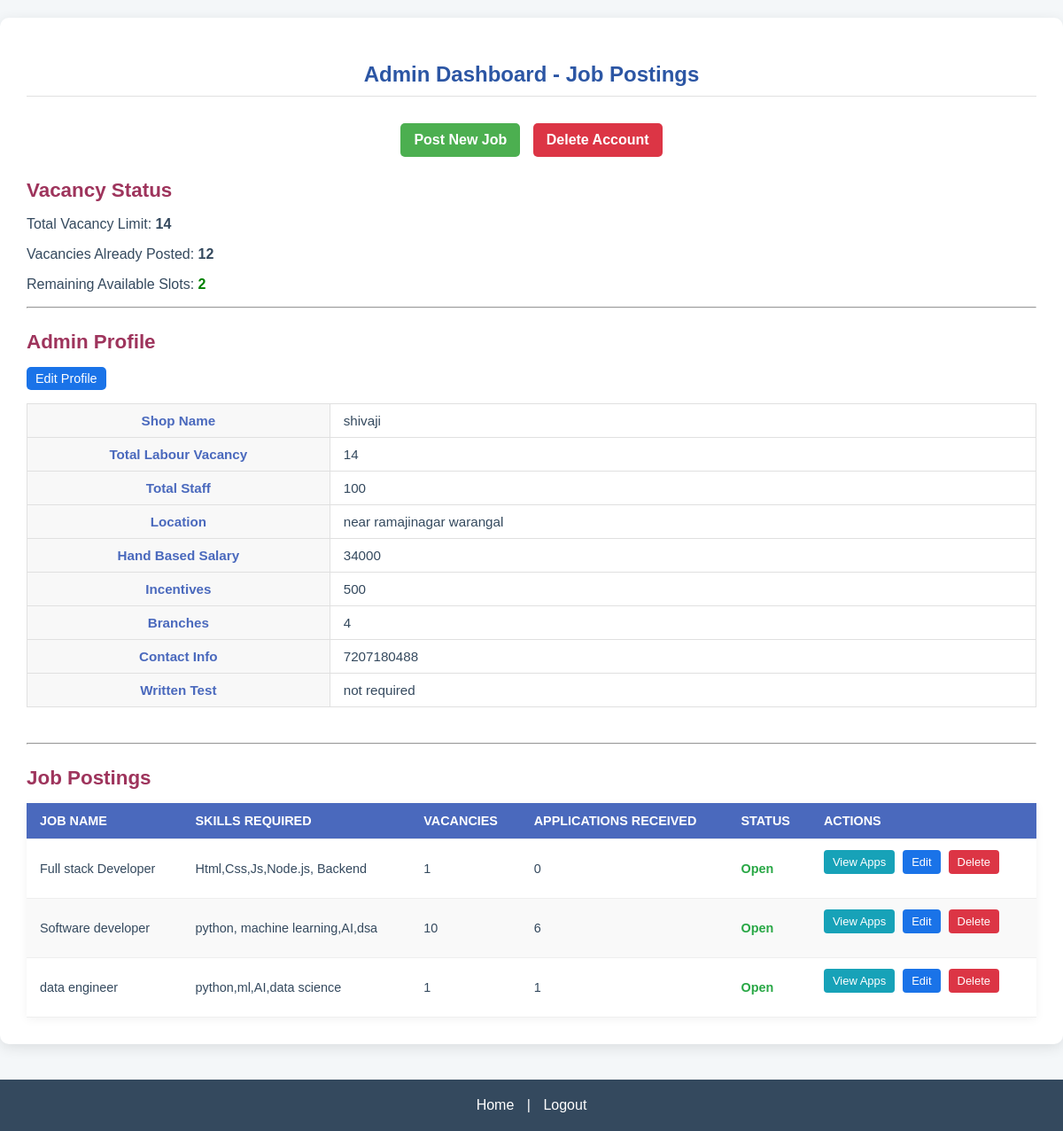
Page /admin_dashboard (signed in) on the committed database.
### tables this page shows
CREATE TABLE admin_profiles (
            username TEXT PRIMARY KEY,
            shop_name TEXT,
            total_labour_vacancy INTEGER,
            total_staff INTEGER,
            location TEXT,
            hand_based_salary TEXT,
            incentives TEXT,
            branches TEXT,
            contact_info TEXT,
            written_test TEXT,
            FOREIGN KEY(username) REFERENCES users(username)
        );

CREATE TABLE career_options (
            id INTEGER PRIMARY KEY AUTOINCREMENT,
            name TEXT NOT NULL,
            description TEXT NOT NULL,
            learn_more TEXT NOT NULL,
            skills_required TEXT,
            application_form_url TEXT,
            is_vacant INTEGER DEFAULT 1,
            total_labour_vacancy INTEGER DEFAULT 0,
            posted_by TEXT,
            posted_date DATETIME DEFAULT CURRENT_TIMESTAMP
        );

### app.py (the view)
@app.route("/admin_dashboard")
@admin_required
def admin_dashboard():
    db = get_db()
    username = current_user.username
    vacancy_status = get_vacancy_status(username)
    query = """
        SELECT c.*, COUNT(a.id) AS applications_received
        FROM career_options c
        LEFT JOIN applications a ON c.id = a.job_id
        WHERE c.posted_by = ?
        GROUP BY c.id
        ORDER BY c.name
    """
    profile = db.execute("SELECT * FROM admin_profiles WHERE username = ?", (username,)).fetchone()
    jobs = db.execute(query, (username,)).fetchall()
    return render_template(
        "admin_dashboard.html",
        profile=profile,
        jobs=jobs,
        vacancy_status=vacancy_status
    )

### app.py (called while the page is built)
def get_db():
    db = getattr(g, '_database', None)
    if db is None:
        db = g._database = sqlite3.connect(DATABASE)
    db.row_factory = sqlite3.Row
    return db

@app.teardown_appcontext
def close_connection(exception):
    db = getattr(g, '_database', None)
    if db:
        db.close()

@login_manager.user_loader
def load_user(user_id):
    return User.get(user_id)

def admin_required(f):
    @wraps(f)
    def decorated_function(*args, **kwargs):
        if not current_user.is_authenticated or current_user.role != 'admin':
            flash("Admin access required.", "error")
            return redirect(url_for('login'))
        return f(*args, **kwargs)
    return decorated_function

def get_vacancy_status(username):
    db = get_db()
    profile = db.execute(
        "SELECT total_labour_vacancy FROM admin_profiles WHERE username = ?",
        (username,)
    ).fetchone()
    vacancy_limit = profile['total_labour_vacancy'] if profile and profile['total_labour_vacancy'] is not None else 0
    posted_vacancies_row = db.execute(
        "SELECT SUM(total_labour_vacancy) FROM career_options WHERE posted_by = ?",
        (username,)
    ).fetchone()
    posted_vacancies_sum = posted_vacancies_row[0] if posted_vacancies_row and posted_vacancies_row[0] is not None else 0
    remaining_capacity = max(0, vacancy_limit - posted_vacancies_sum)
    return {
        'limit': vacancy_limit,
        'posted': posted_vacancies_sum,
        'remaining_post_capacity': remaining_capacity,
        'can_post': remaining_capacity > 0
    }

    @staticmethod
    def get(user_id):
        if ':' not in user_id:
            return None
        username, role = user_id.split(':', 1)
        db = get_db()
        user_row = db.execute("SELECT * FROM users WHERE username = ? AND role = ?", (username, role)).fetchone()
        if not user_row:
            return None
        return User(
            username=user_row['username'],
            age=user_row['age'],
            skills=user_row['skills'],
            profile_pic=user_row['profile_pic'],
            role=user_row['role']
        )

### templates/admin_dashboard.html (shortened to what this page needs)
<!DOCTYPE html>
<html lang="en">
<head>
    <link rel="stylesheet" href="{{ url_for('static', filename='admin_dashboard.css') }}">
    <link rel="stylesheet" href="https://cdnjs.cloudflare.com/ajax/libs/font-awesome/6.0.0/css/all.min.css">
</head>
<body>
    <div class="container">
        <h2>Admin Dashboard - Job Postings</h2>
        <nav class="main-nav">
    <a href="{{ url_for('post_job') }}" class="btn-nav">Post New Job</a>
    <form action="{{ url_for('delete_account') }}" method="POST" onsubmit="return confirm('Are you sure you want to permanently delete your account?');" style="display: inline;">
        <button type="submit" class="btn-nav btn-delete">Delete Account</button>
    </form>
</nav>
        <h3>Vacancy Status</h3>
        <p>Total Vacancy Limit: <strong>{{ vacancy_status.limit }}</strong></p>
        <p>Vacancies Already Posted: <strong>{{ vacancy_status.posted }}</strong></p>
        <p>Remaining Available Slots:
            <strong
                {% if not vacancy_status.can_post %}
                    style="color: red;"
                {% else %}
                    style="color: green;"
                {% endif %}
            >
                {{ vacancy_status.remaining_post_capacity }}
            </strong>
        </p>
        <hr>
        <section class="admin-profile-section">
            <h3>Admin Profile</h3>
            <a href="{{ url_for('edit_admin_profile') }}" class="btn-edit">Edit Profile</a>
            {% if profile %}
                <table class="profile-table">
                    <tr><th>Shop Name</th><td>{{ profile.shop_name or 'N/A' }}</td></tr>
                    <tr><th>Total Labour Vacancy</th><td>{{ profile.total_labour_vacancy or 'N/A' }}</td></tr>
                    <tr><th>Total Staff</th><td>{{ profile.total_staff or 'N/A' }}</td></tr>
                    <tr><th>Location</th><td>{{ profile.location or 'N/A' }}</td></tr>
                    <tr><th>Hand Based Salary</th><td>{{ profile.hand_based_salary or 'N/A' }}</td></tr>
                    <tr><th>Incentives</th><td>{{ profile.incentives or 'N/A' }}</td></tr>
                    <tr><th>Branches</th><td>{{ profile.branches or 'N/A' }}</td></tr>
                    <tr><th>Contact Info</th><td>{{ profile.contact_info or 'N/A' }}</td></tr>
                    <tr><th>Written Test</th><td>{{ profile.written_test or 'N/A' }}</td></tr>
                </table>
            {% else %}
                <p>No admin profile data found. Please complete your profile.</p>
            {% endif %}
        </section>
        <hr>
        <section class="job-postings-section">
            <h3>Job Postings</h3>
            <table class="job-table">
                <thead>
                    <tr>
                        <th>Job Name</th>
                        <th>Skills Required</th>
                        <th>Vacancies</th>
                        <th>Applications Received</th>
                        <th>Status</th>
                        <th>Actions</th>
                    </tr>
                </thead>
                <tbody>
                    {% for job in jobs %}
                    <tr>
                        <td data-label="Job Name">{{ job['name'] }}</td>
                        <td data-label="Skills">{{ job['skills_required'] or 'N/A' }}</td>
                        <td data-label="Vacancies">{{ job.total_labour_vacancy or 'N/A' }}</td>
                        <td data-label="Apps Received">
                            <span class="app-count">{{ job['applications_received'] }}</span>
                        </td>
                        <td data-label="Status" class="{{ 'status-open' if job['is_vacant'] else 'status-closed' }}">
                            {{ 'Open' if job['is_vacant'] else 'Closed' }}
                        </td>
                        <td data-label="Actions" class="action-links">
                            <a href="{{ url_for('view_applications', job_id=job['id']) }}" class="btn-view">View Apps</a>
                            <a href="{{ url_for('edit_job_post', job_id=job['id']) }}" class="btn-edit">Edit</a>
                            <a href="{{ url_for('delete_job', job_id=job.id) }}"
                               class="btn-delete"
                               onclick="return confirm('Are you sure you want to permanently delete the job: {{ job.name }}?');">
                                 Delete
                            </a>
                        </td>
                    </tr>
                    {% else %}
                    <tr>
                        <td colspan="6">No job postings found. Click "Post New Job" above to get started.</td>
                    </tr>
                    {% endfor %}
                </tbody>
            </table>
        </section>
    </div>
    <footer>
        <nav class="footer-nav">
            <a href="{{ url_for('home') }}">Home</a> |
            <a href="{{ url_for('logout') }}">Logout</a>
        </nav>
    </footer>
</body>
</html>

### static/admin_dashboard.css (style rules this page uses)
body { font-family: Arial, sans-serif; background-color: #f4f7f9; color: #34495e; margin: 0; padding: 0; display: flex; flex-direction: column; min-height: 100vh; }
.container { max-width: 1200px; width: 95%; margin: 20px auto; background-color: #ffffff; padding: 30px; border-radius: 10px; box-shadow: 0 4px 15px rgba(0, 0, 0, 0.1); flex-grow: 1; }
h2 { color: #2c56a4; text-align: center; margin-bottom: 30px; border-bottom: 1px solid #e0e0e0; padding-bottom: 10px; }
h3 { color: #9e345c; margin-top: 25px; margin-bottom: 15px; font-size: 1.4em; }
.main-nav { text-align: center; margin-bottom: 25px; }
.btn-nav { display: inline-block; background-color: #4CAF50; color: white; padding: 10px 15px; border-radius: 5px; text-decoration: none; font-weight: bold; margin: 0 5px; transition: background-color 0.2s; }
.btn-edit { display: inline-block; padding: 5px 10px; background-color: #1a73e8; color: white; border-radius: 5px; text-decoration: none; font-size: 0.9em; margin-bottom: 15px; }
.profile-table { width: 100%; border-collapse: collapse; margin-bottom: 40px; }
.profile-table th, .profile-table td { padding: 10px 15px; border: 1px solid #e0e0e0; font-size: 0.95em; }
.profile-table th { width: 30%; background-color: #f8f8f8; font-weight: 600; color: #4a69bd; }
.job-table { width: 100%; border-collapse: collapse; box-shadow: 0 2px 10px rgba(0, 0, 0, 0.05); }
.job-table th, .job-table td { padding: 12px 15px; text-align: left; border-bottom: 1px solid #eeeeee; font-size: 0.9em; }
.job-table thead th { background-color: #4a69bd; color: white; font-weight: bold; text-transform: uppercase; }
.job-table tbody tr:nth-child(even) { background-color: #f9f9f9; }
.status-open { color: #28a745; font-weight: bold; }
.action-links a { display: inline-block; padding: 6px 10px; border-radius: 4px; text-decoration: none; font-size: 0.9em; margin-right: 5px; transition: background-color 0.2s; }
.btn-view { background-color: #17a2b8; color: white; }
.btn-delete { background-color: #f44336; color: white; }
footer { background-color: #34495e; color: white; padding: 20px 0; text-align: center; margin-top: 20px; }
.footer-nav a { color: #ffffff; text-decoration: none; margin: 0 10px; font-weight: 500; }
.btn-delete { background-color: #dc3545; border: none; font-family: inherit; font-size: inherit; cursor: pointer; }

### rows in the picture
admin_profiles: shop_name "shivaji", total_labour_vacancy "14", total_staff "100", location "near ramajinagar warangal", hand_based_salary "34000", incentives "500", branches "4", contact_info "7207180488", written_test "not required"
career_options: name "Full stack Developer", skills_required "Html,Css,Js,Node.js, Backend", total_labour_vacancy "1", applications_received "0", is_vacant "Open"
career_options: name "Software developer", skills_required "python, machine learning,AI,dsa", total_labour_vacancy "10", applications_received "6", is_vacant "Open"
career_options: name "data engineer", skills_required "python,ml,AI,data science", total_labour_vacancy "1", applications_received "1", is_vacant "Open"

### other values in the picture
{{ vacancy_status.limit }} "14"
{{ vacancy_status.posted }} "12"
{{ vacancy_status.remaining_post_capacity }} "2"
